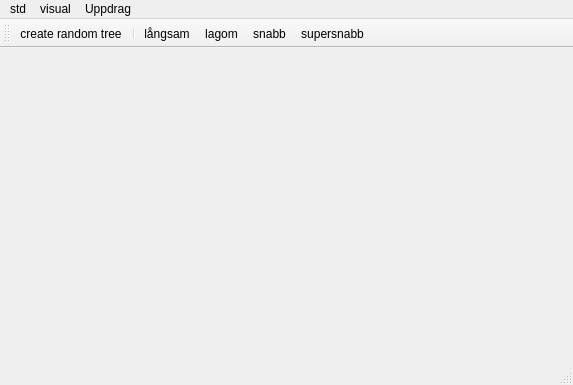
<?xml version="1.0" encoding="UTF-8"?>
<ui version="4.0">
 <class>MainWindow</class>
 <widget class="QMainWindow" name="MainWindow">
  <property name="geometry">
   <rect>
    <x>0</x>
    <y>0</y>
    <width>573</width>
    <height>385</height>
   </rect>
  </property>
  <property name="windowTitle">
   <string>Trädprogrammet</string>
  </property>
  <widget class="TreeViewWidget" name="centralWidget"/>
  <widget class="QMenuBar" name="menuBar">
   <property name="geometry">
    <rect>
     <x>0</x>
     <y>0</y>
     <width>573</width>
     <height>22</height>
    </rect>
   </property>
   <widget class="QMenu" name="menustd">
    <property name="title">
     <string>std</string>
    </property>
    <widget class="QMenu" name="menuAVL">
     <property name="title">
      <string>AVL</string>
     </property>
     <addaction name="actionWorst_Case_AVL"/>
     <addaction name="actionRandom_AVL"/>
     <addaction name="actionRandom_NOT_AVL"/>
    </widget>
    <addaction name="actionrandom_tree"/>
    <addaction name="menuAVL"/>
    <addaction name="separator"/>
    <addaction name="actionshow_Colors"/>
    <addaction name="actionshow_Numbers"/>
   </widget>
   <widget class="QMenu" name="menuvisual">
    <property name="title">
     <string>visual</string>
    </property>
    <addaction name="actionSlow"/>
    <addaction name="actionNormal"/>
    <addaction name="actionFast"/>
    <addaction name="actionUltrafast"/>
   </widget>
   <widget class="QMenu" name="menuUppdrag">
    <property name="title">
     <string>Uppdrag</string>
    </property>
    <widget class="QMenu" name="menutr_dkl_ttring">
     <property name="title">
      <string>trädklättring</string>
     </property>
     <addaction name="actionPreOrder"/>
     <addaction name="actionInOrder"/>
     <addaction name="actionPostOrder"/>
     <addaction name="separator"/>
     <addaction name="actionflashNodesAtIncreasingDepth"/>
     <addaction name="separator"/>
     <addaction name="actionheight"/>
     <addaction name="actionnumberOfNodes"/>
    </widget>
    <widget class="QMenu" name="menuS_ktr_d_2">
     <property name="title">
      <string>Sökträd</string>
     </property>
     <addaction name="actioninsert"/>
     <addaction name="actioncontains"/>
     <addaction name="actiondelete"/>
     <addaction name="separator"/>
     <addaction name="actioncreate_random_search_tree"/>
     <addaction name="separator"/>
     <addaction name="insert100Random"/>
     <addaction name="remove100Random"/>
     <addaction name="insertRemove1000RandomKeys"/>
    </widget>
    <widget class="QMenu" name="menuSerialisering_2">
     <property name="title">
      <string>Serialisering</string>
     </property>
     <addaction name="actionsave"/>
     <addaction name="actionread"/>
    </widget>
    <addaction name="menutr_dkl_ttring"/>
    <addaction name="menuS_ktr_d_2"/>
    <addaction name="menuSerialisering_2"/>
   </widget>
   <addaction name="menustd"/>
   <addaction name="menuvisual"/>
   <addaction name="menuUppdrag"/>
  </widget>
  <widget class="QToolBar" name="mainToolBar">
   <property name="iconSize">
    <size>
     <width>16</width>
     <height>16</height>
    </size>
   </property>
   <attribute name="toolBarArea">
    <enum>TopToolBarArea</enum>
   </attribute>
   <attribute name="toolBarBreak">
    <bool>false</bool>
   </attribute>
   <addaction name="actionrandom_tree"/>
   <addaction name="separator"/>
   <addaction name="actionSlow"/>
   <addaction name="actionNormal"/>
   <addaction name="actionFast"/>
   <addaction name="actionUltrafast"/>
  </widget>
  <widget class="QStatusBar" name="statusBar"/>
  <action name="actionrandom_tree">
   <property name="text">
    <string>create random tree</string>
   </property>
  </action>
  <action name="actioninsert">
   <property name="text">
    <string>insert...</string>
   </property>
  </action>
  <action name="actiondelete">
   <property name="text">
    <string>delete ...</string>
   </property>
  </action>
  <action name="insert100Random">
   <property name="text">
    <string>insert 100 random keys</string>
   </property>
  </action>
  <action name="remove100Random">
   <property name="text">
    <string>remove 100 random keys</string>
   </property>
  </action>
  <action name="insertRemove1000RandomKeys">
   <property name="text">
    <string>insert/remove 1000 random keys</string>
   </property>
  </action>
  <action name="actionSlow">
   <property name="checkable">
    <bool>true</bool>
   </property>
   <property name="icon">
    <iconset resource="resources.qrc">
     <normaloff>:/images/turtle.png</normaloff>:/images/turtle.png</iconset>
   </property>
   <property name="text">
    <string>långsam</string>
   </property>
  </action>
  <action name="actionNormal">
   <property name="checkable">
    <bool>true</bool>
   </property>
   <property name="icon">
    <iconset resource="resources.qrc">
     <normaloff>:/images/rabbit.png</normaloff>:/images/rabbit.png</iconset>
   </property>
   <property name="text">
    <string>lagom</string>
   </property>
  </action>
  <action name="actionFast">
   <property name="checkable">
    <bool>true</bool>
   </property>
   <property name="icon">
    <iconset resource="resources.qrc">
     <normaloff>:/images/rocket.png</normaloff>:/images/rocket.png</iconset>
   </property>
   <property name="text">
    <string>snabb</string>
   </property>
  </action>
  <action name="actionUltrafast">
   <property name="checkable">
    <bool>true</bool>
   </property>
   <property name="icon">
    <iconset resource="resources.qrc">
     <normaloff>:/images/cspeed.png</normaloff>:/images/cspeed.png</iconset>
   </property>
   <property name="text">
    <string>supersnabb</string>
   </property>
  </action>
  <action name="actionPreOrder">
   <property name="text">
    <string>flashPreOrder</string>
   </property>
  </action>
  <action name="actionInOrder">
   <property name="text">
    <string>flashInOrder</string>
   </property>
  </action>
  <action name="actionPostOrder">
   <property name="text">
    <string>flashPostOrder</string>
   </property>
  </action>
  <action name="actionheight">
   <property name="text">
    <string>height</string>
   </property>
  </action>
  <action name="actionnumberOfNodes">
   <property name="text">
    <string>numberOfNodes</string>
   </property>
  </action>
  <action name="actionsave">
   <property name="text">
    <string>save...</string>
   </property>
  </action>
  <action name="actionread">
   <property name="text">
    <string>read...</string>
   </property>
  </action>
  <action name="actionflashNodesAtIncreasingDepth">
   <property name="text">
    <string>flashNodesAtIncreasingDepth</string>
   </property>
  </action>
  <action name="actioncreate_random_search_tree">
   <property name="text">
    <string>create random search tree...</string>
   </property>
  </action>
  <action name="actionWorst_Case_AVL">
   <property name="text">
    <string>Worst Case AVL</string>
   </property>
  </action>
  <action name="actionRandom_AVL">
   <property name="text">
    <string>Random AVL</string>
   </property>
  </action>
  <action name="actionRandom_NOT_AVL">
   <property name="text">
    <string>Random NOT AVL</string>
   </property>
  </action>
  <action name="actionshow_Colors">
   <property name="checkable">
    <bool>true</bool>
   </property>
   <property name="checked">
    <bool>true</bool>
   </property>
   <property name="text">
    <string>show Colors</string>
   </property>
  </action>
  <action name="actionshow_Numbers">
   <property name="checkable">
    <bool>true</bool>
   </property>
   <property name="checked">
    <bool>true</bool>
   </property>
   <property name="text">
    <string>show Numbers</string>
   </property>
  </action>
  <action name="actioncontains">
   <property name="text">
    <string>contains?...</string>
   </property>
  </action>
 </widget>
 <layoutdefault spacing="6" margin="11"/>
 <customwidgets>
  <customwidget>
   <class>TreeViewWidget</class>
   <extends>QWidget</extends>
   <header>treeviewwidget.h</header>
   <container>1</container>
  </customwidget>
 </customwidgets>
 <resources>
  <include location="resources.qrc"/>
 </resources>
 <connections/>
</ui>
